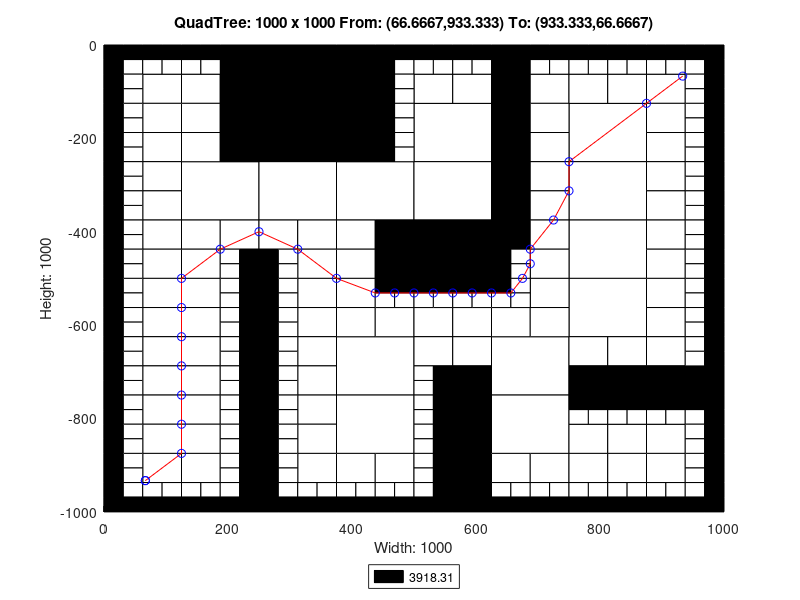

The MATLAB script that drew this image:
axis([0 1000 -1000 0]);
title('QuadTree: 1000 x 1000 From: (66.6667,933.333) To: (933.333,66.6667)');
xlabel('Width: 1000');
ylabel('Height: 1000');
rectangle('Position',[250 -125 125 125], 'FaceColor',[0 0 0]);
rectangle('Position',[250 -250 125 125], 'FaceColor',[0 0 0]);
rectangle('Position',[125 -375 125 125], 'FaceColor',[1 1 1]);
rectangle('Position',[250 -375 125 125], 'FaceColor',[1 1 1]);
rectangle('Position',[375 -375 125 125], 'FaceColor',[1 1 1]);
rectangle('Position',[500 -250 125 125], 'FaceColor',[1 1 1]);
rectangle('Position',[750 -250 125 125], 'FaceColor',[1 1 1]);
rectangle('Position',[500 -375 125 125], 'FaceColor',[1 1 1]);
rectangle('Position',[500 -500 125 125], 'FaceColor',[0 0 0]);
rectangle('Position',[750 -375 125 125], 'FaceColor',[1 1 1]);
rectangle('Position',[750 -500 125 125], 'FaceColor',[1 1 1]);
rectangle('Position',[375 -750 125 125], 'FaceColor',[1 1 1]);
rectangle('Position',[375 -875 125 125], 'FaceColor',[1 1 1]);
rectangle('Position',[625 -750 125 125], 'FaceColor',[1 1 1]);
rectangle('Position',[750 -625 125 125], 'FaceColor',[1 1 1]);
rectangle('Position',[625 -875 125 125], 'FaceColor',[1 1 1]);
rectangle('Position',[62.5 -125 62.5 62.5], 'FaceColor',[1 1 1]);
rectangle('Position',[187.5 -62.5 62.5 62.5], 'FaceColor',[0 0 0]);
rectangle('Position',[125 -125 62.5 62.5], 'FaceColor',[1 1 1]);
rectangle('Position',[187.5 -125 62.5 62.5], 'FaceColor',[0 0 0]);
rectangle('Position',[62.5 -187.5 62.5 62.5], 'FaceColor',[1 1 1]);
rectangle('Position',[62.5 -250 62.5 62.5], 'FaceColor',[1 1 1]);
rectangle('Position',[125 -187.5 62.5 62.5], 'FaceColor',[1 1 1]);
rectangle('Position',[187.5 -187.5 62.5 62.5], 'FaceColor',[0 0 0]);
rectangle('Position',[125 -250 62.5 62.5], 'FaceColor',[1 1 1]);
rectangle('Position',[187.5 -250 62.5 62.5], 'FaceColor',[0 0 0]);
rectangle('Position',[375 -62.5 62.5 62.5], 'FaceColor',[0 0 0]);
rectangle('Position',[375 -125 62.5 62.5], 'FaceColor',[0 0 0]);
rectangle('Position',[375 -187.5 62.5 62.5], 'FaceColor',[0 0 0]);
rectangle('Position',[375 -250 62.5 62.5], 'FaceColor',[0 0 0]);
rectangle('Position',[62.5 -312.5 62.5 62.5], 'FaceColor',[1 1 1]);
rectangle('Position',[62.5 -375 62.5 62.5], 'FaceColor',[1 1 1]);
rectangle('Position',[62.5 -437.5 62.5 62.5], 'FaceColor',[1 1 1]);
rectangle('Position',[62.5 -500 62.5 62.5], 'FaceColor',[1 1 1]);
rectangle('Position',[125 -437.5 62.5 62.5], 'FaceColor',[1 1 1]);
rectangle('Position',[187.5 -437.5 62.5 62.5], 'FaceColor',[1 1 1]);
rectangle('Position',[125 -500 62.5 62.5], 'FaceColor',[1 1 1]);
rectangle('Position',[250 -437.5 62.5 62.5], 'FaceColor',[1 1 1]);
rectangle('Position',[312.5 -437.5 62.5 62.5], 'FaceColor',[1 1 1]);
rectangle('Position',[312.5 -500 62.5 62.5], 'FaceColor',[1 1 1]);
rectangle('Position',[375 -437.5 62.5 62.5], 'FaceColor',[1 1 1]);
rectangle('Position',[437.5 -437.5 62.5 62.5], 'FaceColor',[0 0 0]);
rectangle('Position',[375 -500 62.5 62.5], 'FaceColor',[1 1 1]);
rectangle('Position',[437.5 -500 62.5 62.5], 'FaceColor',[0 0 0]);
rectangle('Position',[500 -125 62.5 62.5], 'FaceColor',[1 1 1]);
rectangle('Position',[562.5 -125 62.5 62.5], 'FaceColor',[1 1 1]);
rectangle('Position',[625 -62.5 62.5 62.5], 'FaceColor',[0 0 0]);
rectangle('Position',[625 -125 62.5 62.5], 'FaceColor',[0 0 0]);
rectangle('Position',[687.5 -125 62.5 62.5], 'FaceColor',[1 1 1]);
rectangle('Position',[625 -187.5 62.5 62.5], 'FaceColor',[0 0 0]);
rectangle('Position',[687.5 -187.5 62.5 62.5], 'FaceColor',[1 1 1]);
rectangle('Position',[625 -250 62.5 62.5], 'FaceColor',[0 0 0]);
rectangle('Position',[687.5 -250 62.5 62.5], 'FaceColor',[1 1 1]);
rectangle('Position',[750 -125 62.5 62.5], 'FaceColor',[1 1 1]);
rectangle('Position',[812.5 -125 62.5 62.5], 'FaceColor',[1 1 1]);
rectangle('Position',[875 -125 62.5 62.5], 'FaceColor',[1 1 1]);
rectangle('Position',[875 -187.5 62.5 62.5], 'FaceColor',[1 1 1]);
rectangle('Position',[875 -250 62.5 62.5], 'FaceColor',[1 1 1]);
rectangle('Position',[625 -312.5 62.5 62.5], 'FaceColor',[0 0 0]);
rectangle('Position',[687.5 -312.5 62.5 62.5], 'FaceColor',[1 1 1]);
rectangle('Position',[625 -375 62.5 62.5], 'FaceColor',[0 0 0]);
rectangle('Position',[687.5 -375 62.5 62.5], 'FaceColor',[1 1 1]);
rectangle('Position',[625 -437.5 62.5 62.5], 'FaceColor',[0 0 0]);
rectangle('Position',[687.5 -437.5 62.5 62.5], 'FaceColor',[1 1 1]);
rectangle('Position',[687.5 -500 62.5 62.5], 'FaceColor',[1 1 1]);
rectangle('Position',[875 -312.5 62.5 62.5], 'FaceColor',[1 1 1]);
rectangle('Position',[875 -375 62.5 62.5], 'FaceColor',[1 1 1]);
rectangle('Position',[875 -437.5 62.5 62.5], 'FaceColor',[1 1 1]);
rectangle('Position',[875 -500 62.5 62.5], 'FaceColor',[1 1 1]);
rectangle('Position',[62.5 -562.5 62.5 62.5], 'FaceColor',[1 1 1]);
rectangle('Position',[62.5 -625 62.5 62.5], 'FaceColor',[1 1 1]);
rectangle('Position',[125 -562.5 62.5 62.5], 'FaceColor',[1 1 1]);
rectangle('Position',[125 -625 62.5 62.5], 'FaceColor',[1 1 1]);
rectangle('Position',[62.5 -687.5 62.5 62.5], 'FaceColor',[1 1 1]);
rectangle('Position',[62.5 -750 62.5 62.5], 'FaceColor',[1 1 1]);
rectangle('Position',[125 -687.5 62.5 62.5], 'FaceColor',[1 1 1]);
rectangle('Position',[125 -750 62.5 62.5], 'FaceColor',[1 1 1]);
rectangle('Position',[312.5 -562.5 62.5 62.5], 'FaceColor',[1 1 1]);
rectangle('Position',[312.5 -625 62.5 62.5], 'FaceColor',[1 1 1]);
rectangle('Position',[375 -562.5 62.5 62.5], 'FaceColor',[1 1 1]);
rectangle('Position',[375 -625 62.5 62.5], 'FaceColor',[1 1 1]);
rectangle('Position',[437.5 -625 62.5 62.5], 'FaceColor',[1 1 1]);
rectangle('Position',[312.5 -687.5 62.5 62.5], 'FaceColor',[1 1 1]);
rectangle('Position',[312.5 -750 62.5 62.5], 'FaceColor',[1 1 1]);
rectangle('Position',[62.5 -812.5 62.5 62.5], 'FaceColor',[1 1 1]);
rectangle('Position',[62.5 -875 62.5 62.5], 'FaceColor',[1 1 1]);
rectangle('Position',[125 -812.5 62.5 62.5], 'FaceColor',[1 1 1]);
rectangle('Position',[125 -875 62.5 62.5], 'FaceColor',[1 1 1]);
rectangle('Position',[62.5 -937.5 62.5 62.5], 'FaceColor',[1 1 1]);
rectangle('Position',[125 -937.5 62.5 62.5], 'FaceColor',[1 1 1]);
rectangle('Position',[312.5 -812.5 62.5 62.5], 'FaceColor',[1 1 1]);
rectangle('Position',[312.5 -875 62.5 62.5], 'FaceColor',[1 1 1]);
rectangle('Position',[312.5 -937.5 62.5 62.5], 'FaceColor',[1 1 1]);
rectangle('Position',[375 -937.5 62.5 62.5], 'FaceColor',[1 1 1]);
rectangle('Position',[437.5 -937.5 62.5 62.5], 'FaceColor',[1 1 1]);
rectangle('Position',[500 -625 62.5 62.5], 'FaceColor',[1 1 1]);
rectangle('Position',[562.5 -625 62.5 62.5], 'FaceColor',[1 1 1]);
rectangle('Position',[687.5 -562.5 62.5 62.5], 'FaceColor',[1 1 1]);
rectangle('Position',[625 -625 62.5 62.5], 'FaceColor',[1 1 1]);
rectangle('Position',[687.5 -625 62.5 62.5], 'FaceColor',[1 1 1]);
rectangle('Position',[500 -687.5 62.5 62.5], 'FaceColor',[1 1 1]);
rectangle('Position',[562.5 -687.5 62.5 62.5], 'FaceColor',[1 1 1]);
rectangle('Position',[562.5 -750 62.5 62.5], 'FaceColor',[0 0 0]);
rectangle('Position',[875 -562.5 62.5 62.5], 'FaceColor',[1 1 1]);
rectangle('Position',[875 -625 62.5 62.5], 'FaceColor',[1 1 1]);
rectangle('Position',[750 -687.5 62.5 62.5], 'FaceColor',[1 1 1]);
rectangle('Position',[812.5 -687.5 62.5 62.5], 'FaceColor',[1 1 1]);
rectangle('Position',[750 -750 62.5 62.5], 'FaceColor',[0 0 0]);
rectangle('Position',[812.5 -750 62.5 62.5], 'FaceColor',[0 0 0]);
rectangle('Position',[875 -687.5 62.5 62.5], 'FaceColor',[1 1 1]);
rectangle('Position',[875 -750 62.5 62.5], 'FaceColor',[0 0 0]);
rectangle('Position',[937.5 -750 62.5 62.5], 'FaceColor',[0 0 0]);
rectangle('Position',[562.5 -812.5 62.5 62.5], 'FaceColor',[0 0 0]);
rectangle('Position',[562.5 -875 62.5 62.5], 'FaceColor',[0 0 0]);
rectangle('Position',[562.5 -937.5 62.5 62.5], 'FaceColor',[0 0 0]);
rectangle('Position',[562.5 -1000 62.5 62.5], 'FaceColor',[0 0 0]);
rectangle('Position',[625 -937.5 62.5 62.5], 'FaceColor',[1 1 1]);
rectangle('Position',[687.5 -937.5 62.5 62.5], 'FaceColor',[1 1 1]);
rectangle('Position',[750 -875 62.5 62.5], 'FaceColor',[1 1 1]);
rectangle('Position',[812.5 -875 62.5 62.5], 'FaceColor',[1 1 1]);
rectangle('Position',[875 -875 62.5 62.5], 'FaceColor',[1 1 1]);
rectangle('Position',[750 -937.5 62.5 62.5], 'FaceColor',[1 1 1]);
rectangle('Position',[812.5 -937.5 62.5 62.5], 'FaceColor',[1 1 1]);
rectangle('Position',[875 -937.5 62.5 62.5], 'FaceColor',[1 1 1]);
rectangle('Position',[0 -31.25 31.25 31.25], 'FaceColor',[0 0 0]);
rectangle('Position',[31.25 -31.25 31.25 31.25], 'FaceColor',[0 0 0]);
rectangle('Position',[0 -62.5 31.25 31.25], 'FaceColor',[0 0 0]);
rectangle('Position',[31.25 -62.5 31.25 31.25], 'FaceColor',[1 1 1]);
rectangle('Position',[62.5 -31.25 31.25 31.25], 'FaceColor',[0 0 0]);
rectangle('Position',[93.75 -31.25 31.25 31.25], 'FaceColor',[0 0 0]);
rectangle('Position',[62.5 -62.5 31.25 31.25], 'FaceColor',[1 1 1]);
rectangle('Position',[93.75 -62.5 31.25 31.25], 'FaceColor',[1 1 1]);
rectangle('Position',[0 -93.75 31.25 31.25], 'FaceColor',[0 0 0]);
rectangle('Position',[31.25 -93.75 31.25 31.25], 'FaceColor',[1 1 1]);
rectangle('Position',[0 -125 31.25 31.25], 'FaceColor',[0 0 0]);
rectangle('Position',[31.25 -125 31.25 31.25], 'FaceColor',[1 1 1]);
rectangle('Position',[125 -31.25 31.25 31.25], 'FaceColor',[0 0 0]);
rectangle('Position',[156.25 -31.25 31.25 31.25], 'FaceColor',[0 0 0]);
rectangle('Position',[125 -62.5 31.25 31.25], 'FaceColor',[1 1 1]);
rectangle('Position',[156.25 -62.5 31.25 31.25], 'FaceColor',[1 1 1]);
rectangle('Position',[0 -156.25 31.25 31.25], 'FaceColor',[0 0 0]);
rectangle('Position',[31.25 -156.25 31.25 31.25], 'FaceColor',[1 1 1]);
rectangle('Position',[0 -187.5 31.25 31.25], 'FaceColor',[0 0 0]);
rectangle('Position',[31.25 -187.5 31.25 31.25], 'FaceColor',[1 1 1]);
rectangle('Position',[0 -218.75 31.25 31.25], 'FaceColor',[0 0 0]);
rectangle('Position',[31.25 -218.75 31.25 31.25], 'FaceColor',[1 1 1]);
rectangle('Position',[0 -250 31.25 31.25], 'FaceColor',[0 0 0]);
rectangle('Position',[31.25 -250 31.25 31.25], 'FaceColor',[1 1 1]);
rectangle('Position',[437.5 -31.25 31.25 31.25], 'FaceColor',[0 0 0]);
rectangle('Position',[468.75 -31.25 31.25 31.25], 'FaceColor',[0 0 0]);
rectangle('Position',[437.5 -62.5 31.25 31.25], 'FaceColor',[0 0 0]);
rectangle('Position',[468.75 -62.5 31.25 31.25], 'FaceColor',[1 1 1]);
rectangle('Position',[437.5 -93.75 31.25 31.25], 'FaceColor',[0 0 0]);
rectangle('Position',[468.75 -93.75 31.25 31.25], 'FaceColor',[1 1 1]);
rectangle('Position',[437.5 -125 31.25 31.25], 'FaceColor',[0 0 0]);
rectangle('Position',[468.75 -125 31.25 31.25], 'FaceColor',[1 1 1]);
rectangle('Position',[437.5 -156.25 31.25 31.25], 'FaceColor',[0 0 0]);
rectangle('Position',[468.75 -156.25 31.25 31.25], 'FaceColor',[1 1 1]);
rectangle('Position',[437.5 -187.5 31.25 31.25], 'FaceColor',[0 0 0]);
rectangle('Position',[468.75 -187.5 31.25 31.25], 'FaceColor',[1 1 1]);
rectangle('Position',[437.5 -218.75 31.25 31.25], 'FaceColor',[0 0 0]);
rectangle('Position',[468.75 -218.75 31.25 31.25], 'FaceColor',[1 1 1]);
rectangle('Position',[437.5 -250 31.25 31.25], 'FaceColor',[0 0 0]);
rectangle('Position',[468.75 -250 31.25 31.25], 'FaceColor',[1 1 1]);
rectangle('Position',[0 -281.25 31.25 31.25], 'FaceColor',[0 0 0]);
rectangle('Position',[31.25 -281.25 31.25 31.25], 'FaceColor',[1 1 1]);
rectangle('Position',[0 -312.5 31.25 31.25], 'FaceColor',[0 0 0]);
rectangle('Position',[31.25 -312.5 31.25 31.25], 'FaceColor',[1 1 1]);
rectangle('Position',[0 -343.75 31.25 31.25], 'FaceColor',[0 0 0]);
rectangle('Position',[31.25 -343.75 31.25 31.25], 'FaceColor',[1 1 1]);
rectangle('Position',[0 -375 31.25 31.25], 'FaceColor',[0 0 0]);
rectangle('Position',[31.25 -375 31.25 31.25], 'FaceColor',[1 1 1]);
rectangle('Position',[0 -406.25 31.25 31.25], 'FaceColor',[0 0 0]);
rectangle('Position',[31.25 -406.25 31.25 31.25], 'FaceColor',[1 1 1]);
rectangle('Position',[0 -437.5 31.25 31.25], 'FaceColor',[0 0 0]);
rectangle('Position',[31.25 -437.5 31.25 31.25], 'FaceColor',[1 1 1]);
rectangle('Position',[0 -468.75 31.25 31.25], 'FaceColor',[0 0 0]);
rectangle('Position',[31.25 -468.75 31.25 31.25], 'FaceColor',[1 1 1]);
rectangle('Position',[0 -500 31.25 31.25], 'FaceColor',[0 0 0]);
rectangle('Position',[31.25 -500 31.25 31.25], 'FaceColor',[1 1 1]);
rectangle('Position',[187.5 -468.75 31.25 31.25], 'FaceColor',[1 1 1]);
rectangle('Position',[218.75 -468.75 31.25 31.25], 'FaceColor',[0 0 0]);
rectangle('Position',[187.5 -500 31.25 31.25], 'FaceColor',[1 1 1]);
rectangle('Position',[218.75 -500 31.25 31.25], 'FaceColor',[0 0 0]);
rectangle('Position',[250 -468.75 31.25 31.25], 'FaceColor',[0 0 0]);
rectangle('Position',[281.25 -468.75 31.25 31.25], 'FaceColor',[1 1 1]);
rectangle('Position',[250 -500 31.25 31.25], 'FaceColor',[0 0 0]);
rectangle('Position',[281.25 -500 31.25 31.25], 'FaceColor',[1 1 1]);
rectangle('Position',[500 -31.25 31.25 31.25], 'FaceColor',[0 0 0]);
rectangle('Position',[531.25 -31.25 31.25 31.25], 'FaceColor',[0 0 0]);
rectangle('Position',[500 -62.5 31.25 31.25], 'FaceColor',[1 1 1]);
rectangle('Position',[531.25 -62.5 31.25 31.25], 'FaceColor',[1 1 1]);
rectangle('Position',[562.5 -31.25 31.25 31.25], 'FaceColor',[0 0 0]);
rectangle('Position',[593.75 -31.25 31.25 31.25], 'FaceColor',[0 0 0]);
rectangle('Position',[562.5 -62.5 31.25 31.25], 'FaceColor',[1 1 1]);
rectangle('Position',[593.75 -62.5 31.25 31.25], 'FaceColor',[1 1 1]);
rectangle('Position',[687.5 -31.25 31.25 31.25], 'FaceColor',[0 0 0]);
rectangle('Position',[718.75 -31.25 31.25 31.25], 'FaceColor',[0 0 0]);
rectangle('Position',[687.5 -62.5 31.25 31.25], 'FaceColor',[1 1 1]);
rectangle('Position',[718.75 -62.5 31.25 31.25], 'FaceColor',[1 1 1]);
rectangle('Position',[750 -31.25 31.25 31.25], 'FaceColor',[0 0 0]);
rectangle('Position',[781.25 -31.25 31.25 31.25], 'FaceColor',[0 0 0]);
rectangle('Position',[750 -62.5 31.25 31.25], 'FaceColor',[1 1 1]);
rectangle('Position',[781.25 -62.5 31.25 31.25], 'FaceColor',[1 1 1]);
rectangle('Position',[812.5 -31.25 31.25 31.25], 'FaceColor',[0 0 0]);
rectangle('Position',[843.75 -31.25 31.25 31.25], 'FaceColor',[0 0 0]);
rectangle('Position',[812.5 -62.5 31.25 31.25], 'FaceColor',[1 1 1]);
rectangle('Position',[843.75 -62.5 31.25 31.25], 'FaceColor',[1 1 1]);
rectangle('Position',[875 -31.25 31.25 31.25], 'FaceColor',[0 0 0]);
rectangle('Position',[906.25 -31.25 31.25 31.25], 'FaceColor',[0 0 0]);
rectangle('Position',[875 -62.5 31.25 31.25], 'FaceColor',[1 1 1]);
rectangle('Position',[906.25 -62.5 31.25 31.25], 'FaceColor',[1 1 1]);
rectangle('Position',[937.5 -31.25 31.25 31.25], 'FaceColor',[0 0 0]);
rectangle('Position',[968.75 -31.25 31.25 31.25], 'FaceColor',[0 0 0]);
rectangle('Position',[937.5 -62.5 31.25 31.25], 'FaceColor',[1 1 1]);
rectangle('Position',[968.75 -62.5 31.25 31.25], 'FaceColor',[0 0 0]);
rectangle('Position',[937.5 -93.75 31.25 31.25], 'FaceColor',[1 1 1]);
rectangle('Position',[968.75 -93.75 31.25 31.25], 'FaceColor',[0 0 0]);
rectangle('Position',[937.5 -125 31.25 31.25], 'FaceColor',[1 1 1]);
rectangle('Position',[968.75 -125 31.25 31.25], 'FaceColor',[0 0 0]);
rectangle('Position',[937.5 -156.25 31.25 31.25], 'FaceColor',[1 1 1]);
rectangle('Position',[968.75 -156.25 31.25 31.25], 'FaceColor',[0 0 0]);
rectangle('Position',[937.5 -187.5 31.25 31.25], 'FaceColor',[1 1 1]);
rectangle('Position',[968.75 -187.5 31.25 31.25], 'FaceColor',[0 0 0]);
rectangle('Position',[937.5 -218.75 31.25 31.25], 'FaceColor',[1 1 1]);
rectangle('Position',[968.75 -218.75 31.25 31.25], 'FaceColor',[0 0 0]);
rectangle('Position',[937.5 -250 31.25 31.25], 'FaceColor',[1 1 1]);
rectangle('Position',[968.75 -250 31.25 31.25], 'FaceColor',[0 0 0]);
rectangle('Position',[625 -468.75 31.25 31.25], 'FaceColor',[0 0 0]);
rectangle('Position',[656.25 -468.75 31.25 31.25], 'FaceColor',[1 1 1]);
rectangle('Position',[625 -500 31.25 31.25], 'FaceColor',[0 0 0]);
rectangle('Position',[656.25 -500 31.25 31.25], 'FaceColor',[1 1 1]);
rectangle('Position',[937.5 -281.25 31.25 31.25], 'FaceColor',[1 1 1]);
rectangle('Position',[968.75 -281.25 31.25 31.25], 'FaceColor',[0 0 0]);
rectangle('Position',[937.5 -312.5 31.25 31.25], 'FaceColor',[1 1 1]);
rectangle('Position',[968.75 -312.5 31.25 31.25], 'FaceColor',[0 0 0]);
rectangle('Position',[937.5 -343.75 31.25 31.25], 'FaceColor',[1 1 1]);
rectangle('Position',[968.75 -343.75 31.25 31.25], 'FaceColor',[0 0 0]);
rectangle('Position',[937.5 -375 31.25 31.25], 'FaceColor',[1 1 1]);
rectangle('Position',[968.75 -375 31.25 31.25], 'FaceColor',[0 0 0]);
rectangle('Position',[937.5 -406.25 31.25 31.25], 'FaceColor',[1 1 1]);
rectangle('Position',[968.75 -406.25 31.25 31.25], 'FaceColor',[0 0 0]);
rectangle('Position',[937.5 -437.5 31.25 31.25], 'FaceColor',[1 1 1]);
rectangle('Position',[968.75 -437.5 31.25 31.25], 'FaceColor',[0 0 0]);
rectangle('Position',[937.5 -468.75 31.25 31.25], 'FaceColor',[1 1 1]);
rectangle('Position',[968.75 -468.75 31.25 31.25], 'FaceColor',[0 0 0]);
rectangle('Position',[937.5 -500 31.25 31.25], 'FaceColor',[1 1 1]);
rectangle('Position',[968.75 -500 31.25 31.25], 'FaceColor',[0 0 0]);
rectangle('Position',[0 -531.25 31.25 31.25], 'FaceColor',[0 0 0]);
rectangle('Position',[31.25 -531.25 31.25 31.25], 'FaceColor',[1 1 1]);
rectangle('Position',[0 -562.5 31.25 31.25], 'FaceColor',[0 0 0]);
rectangle('Position',[31.25 -562.5 31.25 31.25], 'FaceColor',[1 1 1]);
rectangle('Position',[0 -593.75 31.25 31.25], 'FaceColor',[0 0 0]);
rectangle('Position',[31.25 -593.75 31.25 31.25], 'FaceColor',[1 1 1]);
rectangle('Position',[0 -625 31.25 31.25], 'FaceColor',[0 0 0]);
rectangle('Position',[31.25 -625 31.25 31.25], 'FaceColor',[1 1 1]);
rectangle('Position',[187.5 -531.25 31.25 31.25], 'FaceColor',[1 1 1]);
rectangle('Position',[218.75 -531.25 31.25 31.25], 'FaceColor',[0 0 0]);
rectangle('Position',[187.5 -562.5 31.25 31.25], 'FaceColor',[1 1 1]);
rectangle('Position',[218.75 -562.5 31.25 31.25], 'FaceColor',[0 0 0]);
rectangle('Position',[187.5 -593.75 31.25 31.25], 'FaceColor',[1 1 1]);
rectangle('Position',[218.75 -593.75 31.25 31.25], 'FaceColor',[0 0 0]);
rectangle('Position',[187.5 -625 31.25 31.25], 'FaceColor',[1 1 1]);
rectangle('Position',[218.75 -625 31.25 31.25], 'FaceColor',[0 0 0]);
rectangle('Position',[0 -656.25 31.25 31.25], 'FaceColor',[0 0 0]);
rectangle('Position',[31.25 -656.25 31.25 31.25], 'FaceColor',[1 1 1]);
rectangle('Position',[0 -687.5 31.25 31.25], 'FaceColor',[0 0 0]);
rectangle('Position',[31.25 -687.5 31.25 31.25], 'FaceColor',[1 1 1]);
rectangle('Position',[0 -718.75 31.25 31.25], 'FaceColor',[0 0 0]);
rectangle('Position',[31.25 -718.75 31.25 31.25], 'FaceColor',[1 1 1]);
rectangle('Position',[0 -750 31.25 31.25], 'FaceColor',[0 0 0]);
rectangle('Position',[31.25 -750 31.25 31.25], 'FaceColor',[1 1 1]);
rectangle('Position',[187.5 -656.25 31.25 31.25], 'FaceColor',[1 1 1]);
rectangle('Position',[218.75 -656.25 31.25 31.25], 'FaceColor',[0 0 0]);
rectangle('Position',[187.5 -687.5 31.25 31.25], 'FaceColor',[1 1 1]);
rectangle('Position',[218.75 -687.5 31.25 31.25], 'FaceColor',[0 0 0]);
rectangle('Position',[187.5 -718.75 31.25 31.25], 'FaceColor',[1 1 1]);
rectangle('Position',[218.75 -718.75 31.25 31.25], 'FaceColor',[0 0 0]);
rectangle('Position',[187.5 -750 31.25 31.25], 'FaceColor',[1 1 1]);
rectangle('Position',[218.75 -750 31.25 31.25], 'FaceColor',[0 0 0]);
rectangle('Position',[250 -531.25 31.25 31.25], 'FaceColor',[0 0 0]);
rectangle('Position',[281.25 -531.25 31.25 31.25], 'FaceColor',[1 1 1]);
rectangle('Position',[250 -562.5 31.25 31.25], 'FaceColor',[0 0 0]);
rectangle('Position',[281.25 -562.5 31.25 31.25], 'FaceColor',[1 1 1]);
rectangle('Position',[250 -593.75 31.25 31.25], 'FaceColor',[0 0 0]);
rectangle('Position',[281.25 -593.75 31.25 31.25], 'FaceColor',[1 1 1]);
rectangle('Position',[250 -625 31.25 31.25], 'FaceColor',[0 0 0]);
rectangle('Position',[281.25 -625 31.25 31.25], 'FaceColor',[1 1 1]);
rectangle('Position',[437.5 -531.25 31.25 31.25], 'FaceColor',[0 0 0]);
rectangle('Position',[468.75 -531.25 31.25 31.25], 'FaceColor',[0 0 0]);
rectangle('Position',[437.5 -562.5 31.25 31.25], 'FaceColor',[1 1 1]);
rectangle('Position',[468.75 -562.5 31.25 31.25], 'FaceColor',[1 1 1]);
rectangle('Position',[250 -656.25 31.25 31.25], 'FaceColor',[0 0 0]);
rectangle('Position',[281.25 -656.25 31.25 31.25], 'FaceColor',[1 1 1]);
rectangle('Position',[250 -687.5 31.25 31.25], 'FaceColor',[0 0 0]);
rectangle('Position',[281.25 -687.5 31.25 31.25], 'FaceColor',[1 1 1]);
rectangle('Position',[250 -718.75 31.25 31.25], 'FaceColor',[0 0 0]);
rectangle('Position',[281.25 -718.75 31.25 31.25], 'FaceColor',[1 1 1]);
rectangle('Position',[250 -750 31.25 31.25], 'FaceColor',[0 0 0]);
rectangle('Position',[281.25 -750 31.25 31.25], 'FaceColor',[1 1 1]);
rectangle('Position',[0 -781.25 31.25 31.25], 'FaceColor',[0 0 0]);
rectangle('Position',[31.25 -781.25 31.25 31.25], 'FaceColor',[1 1 1]);
rectangle('Position',[0 -812.5 31.25 31.25], 'FaceColor',[0 0 0]);
rectangle('Position',[31.25 -812.5 31.25 31.25], 'FaceColor',[1 1 1]);
rectangle('Position',[0 -843.75 31.25 31.25], 'FaceColor',[0 0 0]);
rectangle('Position',[31.25 -843.75 31.25 31.25], 'FaceColor',[1 1 1]);
rectangle('Position',[0 -875 31.25 31.25], 'FaceColor',[0 0 0]);
rectangle('Position',[31.25 -875 31.25 31.25], 'FaceColor',[1 1 1]);
rectangle('Position',[187.5 -781.25 31.25 31.25], 'FaceColor',[1 1 1]);
rectangle('Position',[218.75 -781.25 31.25 31.25], 'FaceColor',[0 0 0]);
rectangle('Position',[187.5 -812.5 31.25 31.25], 'FaceColor',[1 1 1]);
rectangle('Position',[218.75 -812.5 31.25 31.25], 'FaceColor',[0 0 0]);
rectangle('Position',[187.5 -843.75 31.25 31.25], 'FaceColor',[1 1 1]);
rectangle('Position',[218.75 -843.75 31.25 31.25], 'FaceColor',[0 0 0]);
rectangle('Position',[187.5 -875 31.25 31.25], 'FaceColor',[1 1 1]);
rectangle('Position',[218.75 -875 31.25 31.25], 'FaceColor',[0 0 0]);
rectangle('Position',[0 -906.25 31.25 31.25], 'FaceColor',[0 0 0]);
rectangle('Position',[31.25 -906.25 31.25 31.25], 'FaceColor',[1 1 1]);
rectangle('Position',[0 -937.5 31.25 31.25], 'FaceColor',[0 0 0]);
rectangle('Position',[31.25 -937.5 31.25 31.25], 'FaceColor',[1 1 1]);
rectangle('Position',[0 -968.75 31.25 31.25], 'FaceColor',[0 0 0]);
rectangle('Position',[31.25 -968.75 31.25 31.25], 'FaceColor',[1 1 1]);
rectangle('Position',[0 -1000 31.25 31.25], 'FaceColor',[0 0 0]);
rectangle('Position',[31.25 -1000 31.25 31.25], 'FaceColor',[0 0 0]);
rectangle('Position',[62.5 -968.75 31.25 31.25], 'FaceColor',[1 1 1]);
rectangle('Position',[93.75 -968.75 31.25 31.25], 'FaceColor',[1 1 1]);
rectangle('Position',[62.5 -1000 31.25 31.25], 'FaceColor',[0 0 0]);
rectangle('Position',[93.75 -1000 31.25 31.25], 'FaceColor',[0 0 0]);
rectangle('Position',[187.5 -906.25 31.25 31.25], 'FaceColor',[1 1 1]);
rectangle('Position',[218.75 -906.25 31.25 31.25], 'FaceColor',[0 0 0]);
rectangle('Position',[187.5 -937.5 31.25 31.25], 'FaceColor',[1 1 1]);
rectangle('Position',[218.75 -937.5 31.25 31.25], 'FaceColor',[0 0 0]);
rectangle('Position',[125 -968.75 31.25 31.25], 'FaceColor',[1 1 1]);
rectangle('Position',[156.25 -968.75 31.25 31.25], 'FaceColor',[1 1 1]);
rectangle('Position',[125 -1000 31.25 31.25], 'FaceColor',[0 0 0]);
rectangle('Position',[156.25 -1000 31.25 31.25], 'FaceColor',[0 0 0]);
rectangle('Position',[187.5 -968.75 31.25 31.25], 'FaceColor',[1 1 1]);
rectangle('Position',[218.75 -968.75 31.25 31.25], 'FaceColor',[0 0 0]);
rectangle('Position',[187.5 -1000 31.25 31.25], 'FaceColor',[0 0 0]);
rectangle('Position',[218.75 -1000 31.25 31.25], 'FaceColor',[0 0 0]);
rectangle('Position',[250 -781.25 31.25 31.25], 'FaceColor',[0 0 0]);
rectangle('Position',[281.25 -781.25 31.25 31.25], 'FaceColor',[1 1 1]);
rectangle('Position',[250 -812.5 31.25 31.25], 'FaceColor',[0 0 0]);
rectangle('Position',[281.25 -812.5 31.25 31.25], 'FaceColor',[1 1 1]);
rectangle('Position',[250 -843.75 31.25 31.25], 'FaceColor',[0 0 0]);
rectangle('Position',[281.25 -843.75 31.25 31.25], 'FaceColor',[1 1 1]);
rectangle('Position',[250 -875 31.25 31.25], 'FaceColor',[0 0 0]);
rectangle('Position',[281.25 -875 31.25 31.25], 'FaceColor',[1 1 1]);
rectangle('Position',[250 -906.25 31.25 31.25], 'FaceColor',[0 0 0]);
rectangle('Position',[281.25 -906.25 31.25 31.25], 'FaceColor',[1 1 1]);
rectangle('Position',[250 -937.5 31.25 31.25], 'FaceColor',[0 0 0]);
rectangle('Position',[281.25 -937.5 31.25 31.25], 'FaceColor',[1 1 1]);
rectangle('Position',[250 -968.75 31.25 31.25], 'FaceColor',[0 0 0]);
rectangle('Position',[281.25 -968.75 31.25 31.25], 'FaceColor',[1 1 1]);
rectangle('Position',[250 -1000 31.25 31.25], 'FaceColor',[0 0 0]);
rectangle('Position',[281.25 -1000 31.25 31.25], 'FaceColor',[0 0 0]);
rectangle('Position',[312.5 -968.75 31.25 31.25], 'FaceColor',[1 1 1]);
rectangle('Position',[343.75 -968.75 31.25 31.25], 'FaceColor',[1 1 1]);
rectangle('Position',[312.5 -1000 31.25 31.25], 'FaceColor',[0 0 0]);
rectangle('Position',[343.75 -1000 31.25 31.25], 'FaceColor',[0 0 0]);
rectangle('Position',[375 -968.75 31.25 31.25], 'FaceColor',[1 1 1]);
rectangle('Position',[406.25 -968.75 31.25 31.25], 'FaceColor',[1 1 1]);
rectangle('Position',[375 -1000 31.25 31.25], 'FaceColor',[0 0 0]);
rectangle('Position',[406.25 -1000 31.25 31.25], 'FaceColor',[0 0 0]);
rectangle('Position',[437.5 -968.75 31.25 31.25], 'FaceColor',[1 1 1]);
rectangle('Position',[468.75 -968.75 31.25 31.25], 'FaceColor',[1 1 1]);
rectangle('Position',[437.5 -1000 31.25 31.25], 'FaceColor',[0 0 0]);
rectangle('Position',[468.75 -1000 31.25 31.25], 'FaceColor',[0 0 0]);
rectangle('Position',[500 -531.25 31.25 31.25], 'FaceColor',[0 0 0]);
rectangle('Position',[531.25 -531.25 31.25 31.25], 'FaceColor',[0 0 0]);
rectangle('Position',[500 -562.5 31.25 31.25], 'FaceColor',[1 1 1]);
rectangle('Position',[531.25 -562.5 31.25 31.25], 'FaceColor',[1 1 1]);
rectangle('Position',[562.5 -531.25 31.25 31.25], 'FaceColor',[0 0 0]);
rectangle('Position',[593.75 -531.25 31.25 31.25], 'FaceColor',[0 0 0]);
rectangle('Position',[562.5 -562.5 31.25 31.25], 'FaceColor',[1 1 1]);
rectangle('Position',[593.75 -562.5 31.25 31.25], 'FaceColor',[1 1 1]);
rectangle('Position',[625 -531.25 31.25 31.25], 'FaceColor',[0 0 0]);
rectangle('Position',[656.25 -531.25 31.25 31.25], 'FaceColor',[1 1 1]);
rectangle('Position',[625 -562.5 31.25 31.25], 'FaceColor',[1 1 1]);
rectangle('Position',[656.25 -562.5 31.25 31.25], 'FaceColor',[1 1 1]);
rectangle('Position',[500 -718.75 31.25 31.25], 'FaceColor',[1 1 1]);
rectangle('Position',[531.25 -718.75 31.25 31.25], 'FaceColor',[0 0 0]);
rectangle('Position',[500 -750 31.25 31.25], 'FaceColor',[1 1 1]);
rectangle('Position',[531.25 -750 31.25 31.25], 'FaceColor',[0 0 0]);
rectangle('Position',[937.5 -531.25 31.25 31.25], 'FaceColor',[1 1 1]);
rectangle('Position',[968.75 -531.25 31.25 31.25], 'FaceColor',[0 0 0]);
rectangle('Position',[937.5 -562.5 31.25 31.25], 'FaceColor',[1 1 1]);
rectangle('Position',[968.75 -562.5 31.25 31.25], 'FaceColor',[0 0 0]);
rectangle('Position',[937.5 -593.75 31.25 31.25], 'FaceColor',[1 1 1]);
rectangle('Position',[968.75 -593.75 31.25 31.25], 'FaceColor',[0 0 0]);
rectangle('Position',[937.5 -625 31.25 31.25], 'FaceColor',[1 1 1]);
rectangle('Position',[968.75 -625 31.25 31.25], 'FaceColor',[0 0 0]);
rectangle('Position',[937.5 -656.25 31.25 31.25], 'FaceColor',[1 1 1]);
rectangle('Position',[968.75 -656.25 31.25 31.25], 'FaceColor',[0 0 0]);
rectangle('Position',[937.5 -687.5 31.25 31.25], 'FaceColor',[1 1 1]);
rectangle('Position',[968.75 -687.5 31.25 31.25], 'FaceColor',[0 0 0]);
rectangle('Position',[500 -781.25 31.25 31.25], 'FaceColor',[1 1 1]);
rectangle('Position',[531.25 -781.25 31.25 31.25], 'FaceColor',[0 0 0]);
rectangle('Position',[500 -812.5 31.25 31.25], 'FaceColor',[1 1 1]);
rectangle('Position',[531.25 -812.5 31.25 31.25], 'FaceColor',[0 0 0]);
rectangle('Position',[500 -843.75 31.25 31.25], 'FaceColor',[1 1 1]);
rectangle('Position',[531.25 -843.75 31.25 31.25], 'FaceColor',[0 0 0]);
rectangle('Position',[500 -875 31.25 31.25], 'FaceColor',[1 1 1]);
rectangle('Position',[531.25 -875 31.25 31.25], 'FaceColor',[0 0 0]);
rectangle('Position',[500 -906.25 31.25 31.25], 'FaceColor',[1 1 1]);
rectangle('Position',[531.25 -906.25 31.25 31.25], 'FaceColor',[0 0 0]);
rectangle('Position',[500 -937.5 31.25 31.25], 'FaceColor',[1 1 1]);
rectangle('Position',[531.25 -937.5 31.25 31.25], 'FaceColor',[0 0 0]);
rectangle('Position',[500 -968.75 31.25 31.25], 'FaceColor',[1 1 1]);
rectangle('Position',[531.25 -968.75 31.25 31.25], 'FaceColor',[0 0 0]);
rectangle('Position',[500 -1000 31.25 31.25], 'FaceColor',[0 0 0]);
rectangle('Position',[531.25 -1000 31.25 31.25], 'FaceColor',[0 0 0]);
rectangle('Position',[625 -968.75 31.25 31.25], 'FaceColor',[1 1 1]);
rectangle('Position',[656.25 -968.75 31.25 31.25], 'FaceColor',[1 1 1]);
rectangle('Position',[625 -1000 31.25 31.25], 'FaceColor',[0 0 0]);
rectangle('Position',[656.25 -1000 31.25 31.25], 'FaceColor',[0 0 0]);
rectangle('Position',[687.5 -968.75 31.25 31.25], 'FaceColor',[1 1 1]);
rectangle('Position',[718.75 -968.75 31.25 31.25], 'FaceColor',[1 1 1]);
rectangle('Position',[687.5 -1000 31.25 31.25], 'FaceColor',[0 0 0]);
rectangle('Position',[718.75 -1000 31.25 31.25], 'FaceColor',[0 0 0]);
rectangle('Position',[750 -781.25 31.25 31.25], 'FaceColor',[0 0 0]);
rectangle('Position',[781.25 -781.25 31.25 31.25], 'FaceColor',[0 0 0]);
rectangle('Position',[750 -812.5 31.25 31.25], 'FaceColor',[1 1 1]);
rectangle('Position',[781.25 -812.5 31.25 31.25], 'FaceColor',[1 1 1]);
rectangle('Position',[812.5 -781.25 31.25 31.25], 'FaceColor',[0 0 0]);
rectangle('Position',[843.75 -781.25 31.25 31.25], 'FaceColor',[0 0 0]);
rectangle('Position',[812.5 -812.5 31.25 31.25], 'FaceColor',[1 1 1]);
rectangle('Position',[843.75 -812.5 31.25 31.25], 'FaceColor',[1 1 1]);
rectangle('Position',[875 -781.25 31.25 31.25], 'FaceColor',[0 0 0]);
rectangle('Position',[906.25 -781.25 31.25 31.25], 'FaceColor',[0 0 0]);
rectangle('Position',[875 -812.5 31.25 31.25], 'FaceColor',[1 1 1]);
rectangle('Position',[906.25 -812.5 31.25 31.25], 'FaceColor',[1 1 1]);
rectangle('Position',[937.5 -781.25 31.25 31.25], 'FaceColor',[0 0 0]);
rectangle('Position',[968.75 -781.25 31.25 31.25], 'FaceColor',[0 0 0]);
rectangle('Position',[937.5 -812.5 31.25 31.25], 'FaceColor',[1 1 1]);
rectangle('Position',[968.75 -812.5 31.25 31.25], 'FaceColor',[0 0 0]);
rectangle('Position',[937.5 -843.75 31.25 31.25], 'FaceColor',[1 1 1]);
rectangle('Position',[968.75 -843.75 31.25 31.25], 'FaceColor',[0 0 0]);
rectangle('Position',[937.5 -875 31.25 31.25], 'FaceColor',[1 1 1]);
rectangle('Position',[968.75 -875 31.25 31.25], 'FaceColor',[0 0 0]);
rectangle('Position',[750 -968.75 31.25 31.25], 'FaceColor',[1 1 1]);
rectangle('Position',[781.25 -968.75 31.25 31.25], 'FaceColor',[1 1 1]);
rectangle('Position',[750 -1000 31.25 31.25], 'FaceColor',[0 0 0]);
rectangle('Position',[781.25 -1000 31.25 31.25], 'FaceColor',[0 0 0]);
rectangle('Position',[812.5 -968.75 31.25 31.25], 'FaceColor',[1 1 1]);
rectangle('Position',[843.75 -968.75 31.25 31.25], 'FaceColor',[1 1 1]);
rectangle('Position',[812.5 -1000 31.25 31.25], 'FaceColor',[0 0 0]);
rectangle('Position',[843.75 -1000 31.25 31.25], 'FaceColor',[0 0 0]);
rectangle('Position',[937.5 -906.25 31.25 31.25], 'FaceColor',[1 1 1]);
rectangle('Position',[968.75 -906.25 31.25 31.25], 'FaceColor',[0 0 0]);
rectangle('Position',[937.5 -937.5 31.25 31.25], 'FaceColor',[1 1 1]);
rectangle('Position',[968.75 -937.5 31.25 31.25], 'FaceColor',[0 0 0]);
rectangle('Position',[875 -968.75 31.25 31.25], 'FaceColor',[1 1 1]);
rectangle('Position',[906.25 -968.75 31.25 31.25], 'FaceColor',[1 1 1]);
rectangle('Position',[875 -1000 31.25 31.25], 'FaceColor',[0 0 0]);
rectangle('Position',[906.25 -1000 31.25 31.25], 'FaceColor',[0 0 0]);
rectangle('Position',[937.5 -968.75 31.25 31.25], 'FaceColor',[1 1 1]);
rectangle('Position',[968.75 -968.75 31.25 31.25], 'FaceColor',[0 0 0]);
rectangle('Position',[937.5 -1000 31.25 31.25], 'FaceColor',[0 0 0]);
rectangle('Position',[968.75 -1000 31.25 31.25], 'FaceColor',[0 0 0]);
X=[933.333,875,750,750,725,687.5,687.5,675,656.25,625,593.75,562.5,531.25,500,468.75,437.5,375,312.5,250,187.5,125,125,125,125,125,125,125,66.6667,66.6667];
Y=[-66.6667,-125,-250,-312.5,-375,-437.5,-468.75,-500,-531.25,-531.25,-531.25,-531.25,-531.25,-531.25,-531.25,-531.25,-500,-437.5,-400,-437.5,-500,-562.5,-625,-687.5,-750,-812.5,-875,-933.333,-933.333];
hold on;
plot(X,Y,'r');
plot(X,Y,'bo');
legend('3918.31','Location','southoutside');
